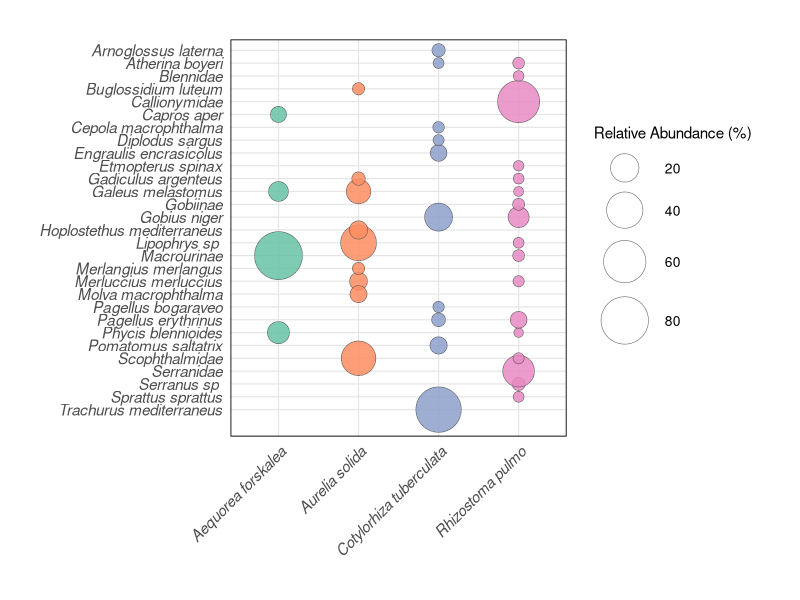
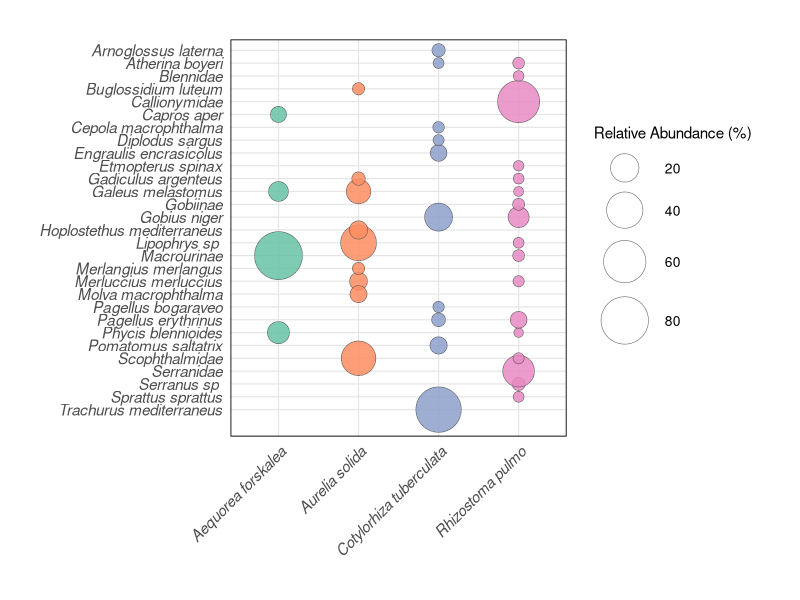

The R script that drew these images, in order:
install.packages("Rtools")
install.packages("ggplot2")
install.packages("reshape2")
install.packages("scales")

library(ggplot2)
library(reshape2)
library(scales)

setwd('G:/My Drive/Papers/Courtney May/Bubble plot')

pc <- read.csv("relative_abundance.csv")
pc[, -1] <- pc[, -1] * 100
pcm <- melt(pc, id = "Sample")

#jellyfish to full species names
pcm$Sample <- factor(pcm$Sample, levels = unique(pcm$Sample))
levels(pcm$Sample) <- c(
   "Aequorea forskalea","Aurelia solida",
  "Rhizostoma pulmo", "Cotylorhiza tuberculata"
)

#sort axis alphabetically
pcm$Sample <- factor(pcm$Sample, levels = sort(levels(pcm$Sample)))
pcm$variable <- gsub("\\.", " ", pcm$variable)
pcm$variable <- factor(pcm$variable, levels = rev(sort(unique(pcm$variable))))


# delete rows with 0 relative abundance
pcm <- subset(pcm, value > 0)

#not sure what colours to do
sample_colours <- c("#66c2a5", "#fc8d62", "#8da0cb", "#e78ac3")

p <- ggplot(pcm, aes(x = Sample, y = variable)) +
  geom_point(aes(size = value, fill = Sample),
             shape = 21, colour = "grey30", stroke = 0.3, alpha = 0.85) +
  scale_size_continuous(
    name = "Relative Abundance (%)",
    range = c(3, 16),
    breaks = pretty_breaks(4)
  ) +
  coord_cartesian(ylim=c(-0.5,29.25)) +
  scale_fill_manual(values = sample_colours, guide = "none") +
  labs(x = NULL, y = NULL) +
  theme_minimal(base_size = 13) +
  theme(
    axis.text.x = element_text(angle = 45, hjust = 1, face = "italic", size = 11),
    axis.text.y = element_text(face = "italic", size = 11),
    panel.grid.major = element_line(color = "grey90", linewidth = 0.4),
    panel.border = element_rect(fill = NA, color = "black", linewidth = 0.6),
    legend.position = "right",
    legend.title = element_text(size = 11),
    legend.text = element_text(size = 10),
    plot.margin = margin(1, 1, 1, 1, "cm"),
    plot.background = element_rect(fill = "white", color = NA)
  )

print(p)

ggsave("bubbleplot_final.png", plot = p, width = 9, height = 8, dpi = 600)
